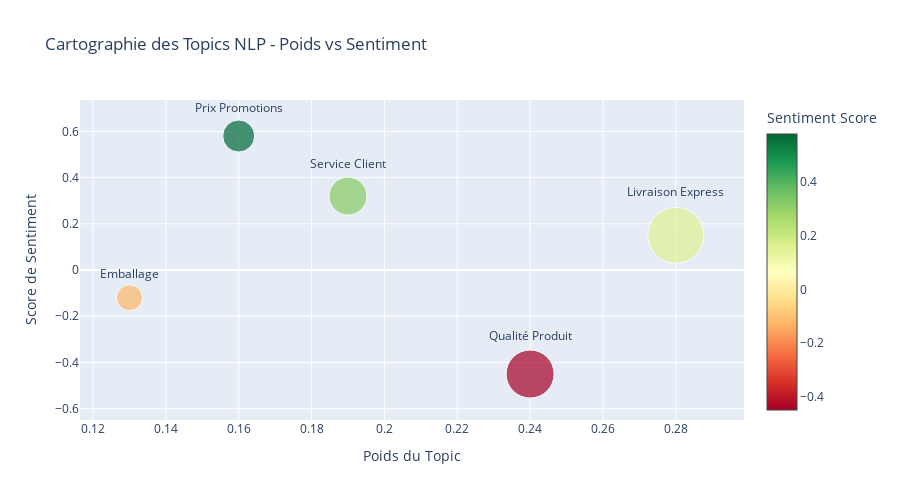

Notebook code for this chart:
### Markdown cell above
## 🤖 3. Analyse NLP Avancée et Intelligence Artificielle

### Code cell
# Simulation d'analyse NLP avancée
# Dans un cas réel, ceci utiliserait nos modèles CamemBERT/RoBERTa

# 1. Extraction des entités supply chain
supply_chain_entities = {
    'Transporteurs': {
        'Chronopost': np.random.randint(150, 300),
        'Colissimo': np.random.randint(100, 250),
        'DHL': np.random.randint(80, 180),
        'UPS': np.random.randint(60, 150),
        'Relais Colis': np.random.randint(90, 200)
    },
    'Problèmes_Logistique': {
        'retard_livraison': np.random.randint(200, 400),
        'colis_endommagé': np.random.randint(50, 150),
        'adresse_incorrecte': np.random.randint(30, 100),
        'livraison_manquée': np.random.randint(80, 180),
        'suivi_défaillant': np.random.randint(40, 120)
    },
    'Délais_Mentionnés': {
        '24h': np.random.randint(100, 200),
        '48h': np.random.randint(150, 300),
        '1_semaine': np.random.randint(80, 160),
        '2_semaines': np.random.randint(20, 60)
    }
}

print("🧠 ANALYSE NLP SUPPLY CHAIN")
print("=" * 40)

for category, entities in supply_chain_entities.items():
    print(f"\n📋 {category.replace('_', ' ').title()}:")
    for entity, count in sorted(entities.items(), key=lambda x: x[1], reverse=True)[:3]:
        print(f"   • {entity.replace('_', ' ').title()}: {count} mentions")

# 2. Topic Modeling - Sujets principaux détectés
topics_detected = {
    'Topic 1 - Livraison Express': {
        'keywords': ['livraison', 'rapide', '24h', 'express', 'délai'],
        'weight': 0.28,
        'sentiment': 0.15
    },
    'Topic 2 - Qualité Produit': {
        'keywords': ['qualité', 'produit', 'défaut', 'cassé', 'abîmé'],
        'weight': 0.24,
        'sentiment': -0.45
    },
    'Topic 3 - Service Client': {
        'keywords': ['service', 'client', 'réponse', 'aide', 'support'],
        'weight': 0.19,
        'sentiment': 0.32
    },
    'Topic 4 - Prix Promotions': {
        'keywords': ['prix', 'promotion', 'réduction', 'offre', 'pas cher'],
        'weight': 0.16,
        'sentiment': 0.58
    },
    'Topic 5 - Emballage': {
        'keywords': ['emballage', 'protection', 'écologique', 'plastique'],
        'weight': 0.13,
        'sentiment': -0.12
    }
}

print("\n🎯 TOPICS PRINCIPAUX DÉTECTÉS")
print("=" * 35)

for topic, data in topics_detected.items():
    sentiment_icon = "🟢" if data['sentiment'] > 0.2 else "🔴" if data['sentiment'] < -0.2 else "🟡"
    print(f"{sentiment_icon} {topic}")
    print(f"   Poids: {data['weight']*100:.1f}% | Sentiment: {data['sentiment']:+.2f}")
    print(f"   Mots-clés: {', '.join(data['keywords'])}")
    print()

# Visualisation des topics
fig_topics = go.Figure()

topics_names = list(topics_detected.keys())
weights = [data['weight'] for data in topics_detected.values()]
sentiments = [data['sentiment'] for data in topics_detected.values()]

fig_topics.add_trace(go.Scatter(
    x=weights,
    y=sentiments,
    mode='markers+text',
    text=[name.split(' - ')[1] for name in topics_names],
    textposition="top center",
    marker=dict(
        size=[w*200 for w in weights],
        color=sentiments,
        colorscale='RdYlGn',
        showscale=True,
        colorbar=dict(title="Sentiment Score")
    )
))

fig_topics.update_layout(
    title="Cartographie des Topics NLP - Poids vs Sentiment",
    xaxis_title="Poids du Topic",
    yaxis_title="Score de Sentiment",
    height=500
)

fig_topics.show()

### Figure 1 — Plotly figure (JSON) as saved in the notebook; plotly's stock layout.template omitted (floating-point values rounded to 4 significant figures)
{"data": [{"marker": {"color": [0.15, -0.45, 0.32, 0.58, -0.12], "colorbar": {"title": {"text": "Sentiment Score"}}, "colorscale": [[0, "rgb(165,0,38)"], [0.1, "rgb(215,48,39)"], [0.2, "rgb(244,109,67)"], [0.3, "rgb(253,174,97)"], [0.4, "rgb(254,224,139)"], [0.5, "rgb(255,255,191)"], [0.6, "rgb(217,239,139)"], [0.7, "rgb(166,217,106)"], [0.8, "rgb(102,189,99)"], [0.9, "rgb(26,152,80)"], [1, "rgb(0,104,55)"]], "showscale": true, "size": [56.0, 48, 38, 32, 26]}, "mode": "markers+text", "text": ["Livraison Express", "Qualité Produit", "Service Client", "Prix Promotions", "Emballage"], "textposition": "top center", "type": "scatter", "x": [0.28, 0.24, 0.19, 0.16, 0.13], "y": [0.15, -0.45, 0.32, 0.58, -0.12]}], "layout": {"height": 500, "title": {"text": "Cartographie des Topics NLP - Poids vs Sentiment"}, "xaxis": {"title": {"text": "Poids du Topic"}}, "yaxis": {"title": {"text": "Score de Sentiment"}}}}
